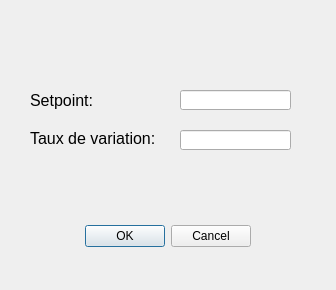
<?xml version="1.0" encoding="UTF-8"?>
<ui version="4.0">
 <class>Dialog</class>
 <widget class="QDialog" name="Dialog">
  <property name="geometry">
   <rect>
    <x>0</x>
    <y>0</y>
    <width>336</width>
    <height>290</height>
   </rect>
  </property>
  <property name="windowTitle">
   <string>Dialog</string>
  </property>
  <widget class="QDialogButtonBox" name="buttonBox">
   <property name="geometry">
    <rect>
     <x>-90</x>
     <y>220</y>
     <width>341</width>
     <height>32</height>
    </rect>
   </property>
   <property name="orientation">
    <enum>Qt::Horizontal</enum>
   </property>
   <property name="standardButtons">
    <set>QDialogButtonBox::Cancel|QDialogButtonBox::Ok</set>
   </property>
  </widget>
  <widget class="QLineEdit" name="tb_Setpoint">
   <property name="geometry">
    <rect>
     <x>180</x>
     <y>90</y>
     <width>111</width>
     <height>20</height>
    </rect>
   </property>
  </widget>
  <widget class="QLabel" name="l_Setpoint">
   <property name="geometry">
    <rect>
     <x>30</x>
     <y>90</y>
     <width>81</width>
     <height>20</height>
    </rect>
   </property>
   <property name="font">
    <font>
     <pointsize>12</pointsize>
    </font>
   </property>
   <property name="text">
    <string>Setpoint:</string>
   </property>
  </widget>
  <widget class="QLineEdit" name="tb_Var_Rate">
   <property name="geometry">
    <rect>
     <x>180</x>
     <y>130</y>
     <width>111</width>
     <height>20</height>
    </rect>
   </property>
  </widget>
  <widget class="QLabel" name="l_Taux_Var">
   <property name="geometry">
    <rect>
     <x>30</x>
     <y>130</y>
     <width>151</width>
     <height>16</height>
    </rect>
   </property>
   <property name="font">
    <font>
     <pointsize>12</pointsize>
    </font>
   </property>
   <property name="text">
    <string>Taux de variation:</string>
   </property>
  </widget>
 </widget>
 <resources/>
 <connections>
  <connection>
   <sender>buttonBox</sender>
   <signal>accepted()</signal>
   <receiver>Dialog</receiver>
   <slot>accept()</slot>
   <hints>
    <hint type="sourcelabel">
     <x>248</x>
     <y>254</y>
    </hint>
    <hint type="destinationlabel">
     <x>157</x>
     <y>274</y>
    </hint>
   </hints>
  </connection>
  <connection>
   <sender>buttonBox</sender>
   <signal>rejected()</signal>
   <receiver>Dialog</receiver>
   <slot>reject()</slot>
   <hints>
    <hint type="sourcelabel">
     <x>316</x>
     <y>260</y>
    </hint>
    <hint type="destinationlabel">
     <x>286</x>
     <y>274</y>
    </hint>
   </hints>
  </connection>
 </connections>
</ui>
